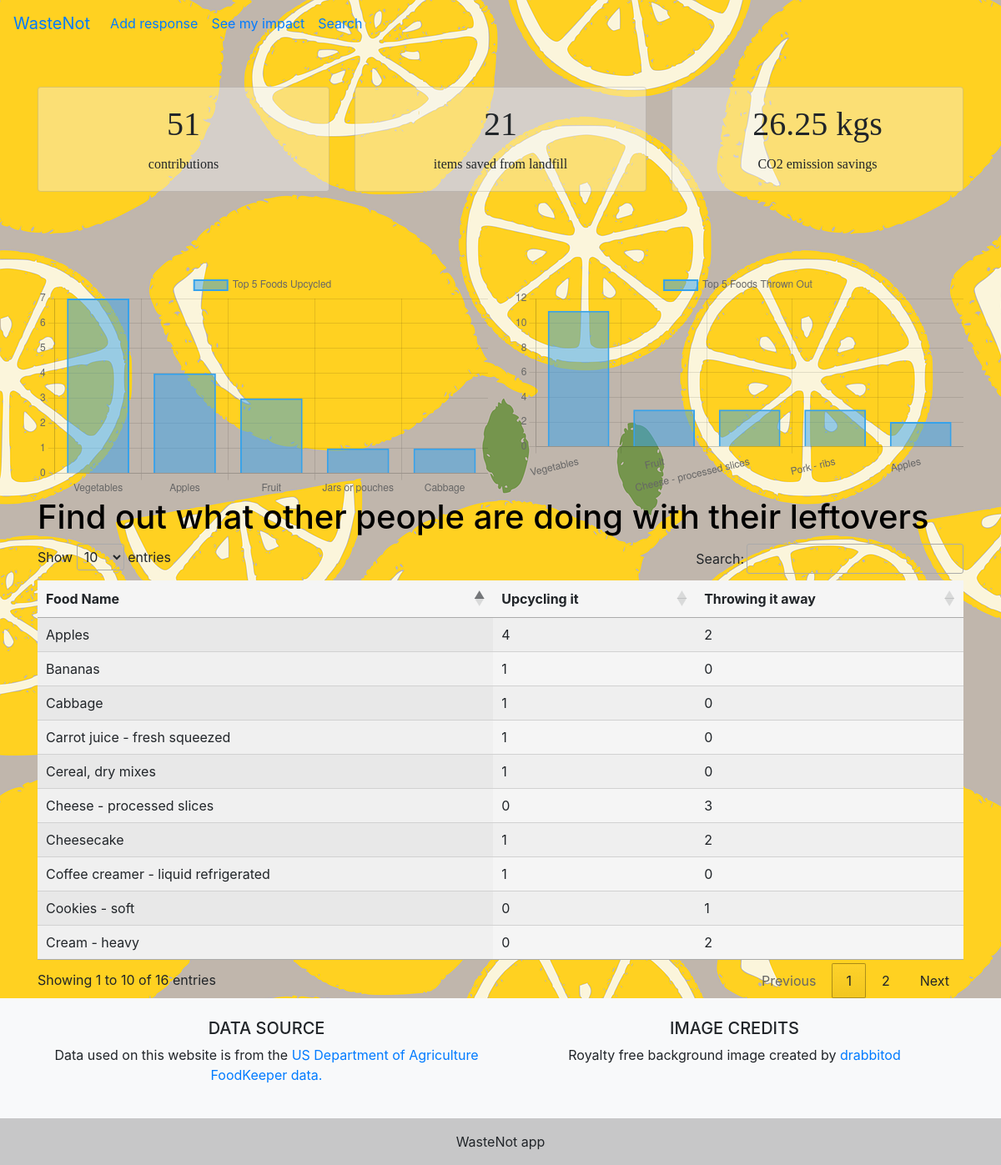
The page /history/ on the database its author committed.
### apps/tracker/models.py (models this page shows)
class FoodAdvice(models.Model):
    RECOMMEND = (
        ('Yes', 'Yes'),
        ('No', 'No')
    )
    food_id = models.CharField(max_length=10)
    category_name = models.CharField(max_length=100, null=True)
    name = models.CharField(max_length=100)
    name_subtitle = models.CharField(max_length=100, null=True)
    keywords = models.CharField(max_length=300, null=True)
    pantry_max_days = models.CharField(max_length=100)
    pantry_tips = models.CharField(max_length=300)
    fridge_needed = models.CharField(max_length=5, null=True, choices=RECOMMEND)
    refrigerate_max_days = models.PositiveIntegerField(null=True)
    refrigerate_ao_max_days = models.PositiveIntegerField(null=True)
    refrigerate_tips = models.CharField(max_length=300)
    freeze_recommended = models.CharField(max_length=5, null=True, choices=RECOMMEND)
    compost = models.CharField(max_length=10)
    food_waste_index = models.CharField(max_length=100)
    def __str__(self):
        if str(self.name_subtitle) == "":
            present_name = str(self.name)
        else:
            present_name = str(self.name) + " - " + str(self.name_subtitle)
        return present_name

### apps/tracker/views.py (the view)
# urls.py: path('history/', views.history, name='history'),
def history(request):
    foodhistory = FoodHistory.objects.all()
    food_counts = {}
    for item in foodhistory:
        food_name = item.food
        eaten = item.eaten
        if food_name not in food_counts:
            food_counts[food_name] = {'thrown_away': 0, 'upcycled': 0}
        if eaten == 'thrown_away':
            food_counts[food_name]['thrown_away'] += 1
        elif eaten == 'upcycled':
            food_counts[food_name]['upcycled'] += 1
    top5_upcycled = dict(sorted(food_counts.items(), key=lambda item: item[1]['upcycled'], reverse=True)[:5])
    top5_thrown = dict(sorted(food_counts.items(), key=lambda item: item[1]['thrown_away'], reverse=True)[:5])
    context = {'food_counts': food_counts, 'top5_upcycled':top5_upcycled, 'top5_thrown':top5_thrown}
    return render(request, 'tracker/history.html', context)

### apps/tracker/templatetags/tags.py (called while the page is built)
@register.simple_tag
def metric_contributions(request):
    upcycled_count = FoodHistory.objects.filter(eaten='upcycled').count()
    thrown_count = FoodHistory.objects.filter(eaten='thrown_away').count()
    contributions = upcycled_count + thrown_count # contributions to website, not eg donations
    return contributions

@register.simple_tag
def metric_red_emissions(request):
    upcycled_count = FoodHistory.objects.filter(eaten='upcycled').count()
    red_emissions = 0.5 * 2.5 * upcycled_count # assume 0.5kg per item, 2.5kg CO2 saved per kg
    return red_emissions

@register.simple_tag
def metric_items_saved(request):
    upcycled_count = FoodHistory.objects.filter(eaten='upcycled').count()
    return upcycled_count

### apps/tracker/templates/tracker/history.html (shortened to what this page needs)
<!DOCTYPE html>
<html>
<head>
    <link rel="stylesheet" href="https://maxcdn.bootstrapcdn.com/bootstrap/4.5.2/css/bootstrap.min.css">
</head>
<body>
    {% extends "tracker/base.html" %}
    {% block content %}
    {% load tags %}
    {% load static %}
    <link rel="stylesheet", href="{% static 'css/main.css' %}">
    <div class = "pt-5">
        <div class = "container">
            <div class = "row">
                <div class = "col-md-4">
                    <div class="card mb-4 text-center" style="background-color: rgba(245, 245, 245, 0.4); " >
                        <div class="card-body">
                            <h1 class="card-title"> {% metric_contributions request %} </h1>
                            <p class="card-text">contributions</p>
                        </div>
                    </div>
                </div>
                <div class = "col-md-4">
                    <div class="card mb-4 text-center" style="background-color: rgba(245, 245, 245, 0.4); " >
                        <div class="card-body">
                            <h1 class="card-title">{% metric_items_saved request %} </h1>
                            <p class="card-text">items saved from landfill </p>
                        </div>
                    </div>
                </div>
                <div class = "col-md-4">
                    <div class="card mb-4 text-center" style="background-color: rgba(245, 245, 245, 0.4); " >
                        <div class="card-body">
                            <h1 class="card-title">{% metric_red_emissions request %} kgs</h1>
                            <p class="card-text">CO2 emission savings</p>
                        </div>
                    </div>
                </div>
            </div>
        </div>
    </div>
    <div class = "pt-5">
        <div class = "container">
            <div class="mt-4">
                <div class="row">
                    <div class="col-md-6">
                        <div>
                            <canvas id="myChart1"></canvas>
                        </div>
                            <script>
                                var ctx = document.getElementById('myChart1');
                                var myChart = new Chart(ctx, {
                                    type: 'bar',
                                    data: {
                                    labels: [{% for key, value in top5_upcycled.items %} '{{ key }}', {% endfor %}],
                                    datasets: [{
                                        label: 'Top 5 Foods Upcycled',
                                        data: [{% for key, value in top5_upcycled.items %} '{{ value.upcycled }}', {% endfor %}],
                                        borderWidth: 2
                                    }]
                                    },
                                    options: {
                                    scales: {
                                        y: {
                                        beginAtZero: true
                                        }
                                    }
                                    }
                                });
                            </script>
                    </div>
                    <div class="col-md-6">
                        <div>
                            <canvas id="myChart2"></canvas>
                        </div>
                            <script>
                                var ctx = document.getElementById('myChart2');
                                var myChart = new Chart(ctx, {
                                    type: 'bar',
                                    data: {
                                    labels: [{% for key, value in top5_thrown.items %} '{{ key }}', {% endfor %}],
                                    datasets: [{
                                        label: 'Top 5 Foods Thrown Out',
                                        data: [{% for key, value in top5_thrown.items %} '{{ value.thrown_away }}', {% endfor %}],
                                        borderWidth: 2
                                    }]
                                    },
                                    options: {
                                    scales: {
                                        y: {
                                        beginAtZero: true
                                        }
                                    }
                                    }
                                });
                            </script>
                    </div>
                </div>
            </div>
        </div>
    </div>
    <div class="container">
        <div class="row">
            <div class="col-md-12">
                <h1><font color = "#000000">Find out what other people are doing with their leftovers </h1></font>
                <table id = "foodHistory" class="display" style = "background-color: whitesmoke" style="width:100%">
                    <thead>
                        <tr>
                            <th>Food Name</th>
                            <th>Upcycling it</th>
                            <th>Throwing it away</th>
                        </tr>
                    </thead>
                    <tbody>
                        {% for key, value in food_counts.items %}
                            <tr>
                                <td>{{ key }}</td>
                                <td>{{ value.upcycled }}</td>
                                <td>{{ value.thrown_away }}</td>
                            </tr>
                        {% empty %}
                            <tr>
                                <td colspan="3">No food history available.</td>
                            </tr>
                        {% endfor %}
                    </tbody>
                </table>
            </div>
        </div>
    </div>
    <link rel="stylesheet" href="https://cdn.datatables.net/1.10.19/css/jquery.dataTables.min.css">
</body>
{% endblock %}

### apps/tracker/templates/tracker/base.html (shortened to what this page needs)
{% load tags %}
{% load static %}
<html lang="en">
    <head>
        <link rel="stylesheet" href="https://maxcdn.bootstrapcdn.com/bootstrap/4.5.2/css/bootstrap.min.css">
        <link rel="stylesheet", href="{% static 'css/main.css' %}">
        <nav class="navbar navbar-expand-lg navbar-transparent">
            <a class="navbar-brand" href="{% url 'intro' %}">WasteNot</a>
            <div class="collapse navbar-collapse" id="navbarSupportedContent">
            <ul class="navbar-nav mr-auto">
              <li class="nav-item active">
                <a class="nav-link" href="{% url 'add' %}">Add response <span class="sr-only">(current)</span></a>
              </li>
                <li class="nav-item active">
                    <a class="nav-link" href="{% url 'history' %}">See my impact <span class="sr-only">(current)</span></a>
                </li>
                <li class="nav-item active">
                  <a class="nav-link" href="{% url 'food_tracker' %}">Search <span class="sr-only">(current)</span></a>
                </li>
            </ul>
            </div>
        </nav>
</head>
<body>
    <div id="main-content" >
        {% block content%}{% endblock %}
    <div id="footer">
        <footer class="bg-light text-center text-lg-start">
            <div class="container p-4">
              <div class="row">
                <div class="col-lg-6 col-md-12 mb-4 mb-md-0">
                  <h5 class="text-uppercase">Data source</h5>
                  <p>
                   Data used on this website is from the <a href ="https://catalog.data.gov/dataset/fsis-foodkeeper-data"> US Department of Agriculture FoodKeeper data.</a>
                  </p>
                </div>
                <div class="col-lg-6 col-md-12 mb-4 mb-md-0">
                  <h5 class="text-uppercase">Image credits</h5>
                  <p>
                  Royalty free background image created by <a href = "https://pixabay.com/users/drabbitod-23650072/">drabbitod</a>
                  </p>
                </div>
              </div>
            </div>
            <div class="text-center p-3" style="background-color: rgba(0, 0, 0, 0.2);">
            WasteNot app
            </div>
          </footer>
    </div>
</body>
</html>

### apps/tracker/static/css/main.css (style rules this page uses)
body { background-image: url('/static/img/lemons.png'); background-repeat: repeat-y; }
h1.card-title { font-family: 'Jost'; font-weight: 500; }
p.card-text { font-family: 'Jost'; }

### rows shown on the page
FoodAdvice: name_subtitle+name "Apples", upcycled "4", thrown_away "2"
FoodAdvice: name_subtitle+name "Cabbage", upcycled "1", thrown_away "0"
FoodAdvice: name_subtitle+name "Carrot juice - fresh squeezed", upcycled "1", thrown_away "0"
FoodAdvice: name_subtitle+name "Bananas", upcycled "1", thrown_away "0"
FoodAdvice: name_subtitle+name "Cereal, dry mixes", upcycled "1", thrown_away "0"
FoodAdvice: name_subtitle+name "Coffee creamer - liquid refrigerated", upcycled "1", thrown_away "0"
FoodAdvice: name_subtitle+name "Cheesecake", upcycled "1", thrown_away "2"
FoodAdvice: name_subtitle+name "Cream - heavy", upcycled "0", thrown_away "2"
FoodAdvice: name_subtitle+name "Cheese - processed slices", upcycled "0", thrown_away "3"
FoodAdvice: name_subtitle+name "Cookies - soft", upcycled "0", thrown_away "1"

### other values the page prints
chart data {{ key }} Vegetables, Apples, Fruit, Jars or pouches, Cabbage
chart data {{ value.upcycled }} 7, 4, 3, 1, 1
chart data {{ value.thrown_away }} 11, 3, 3, 3, 2
